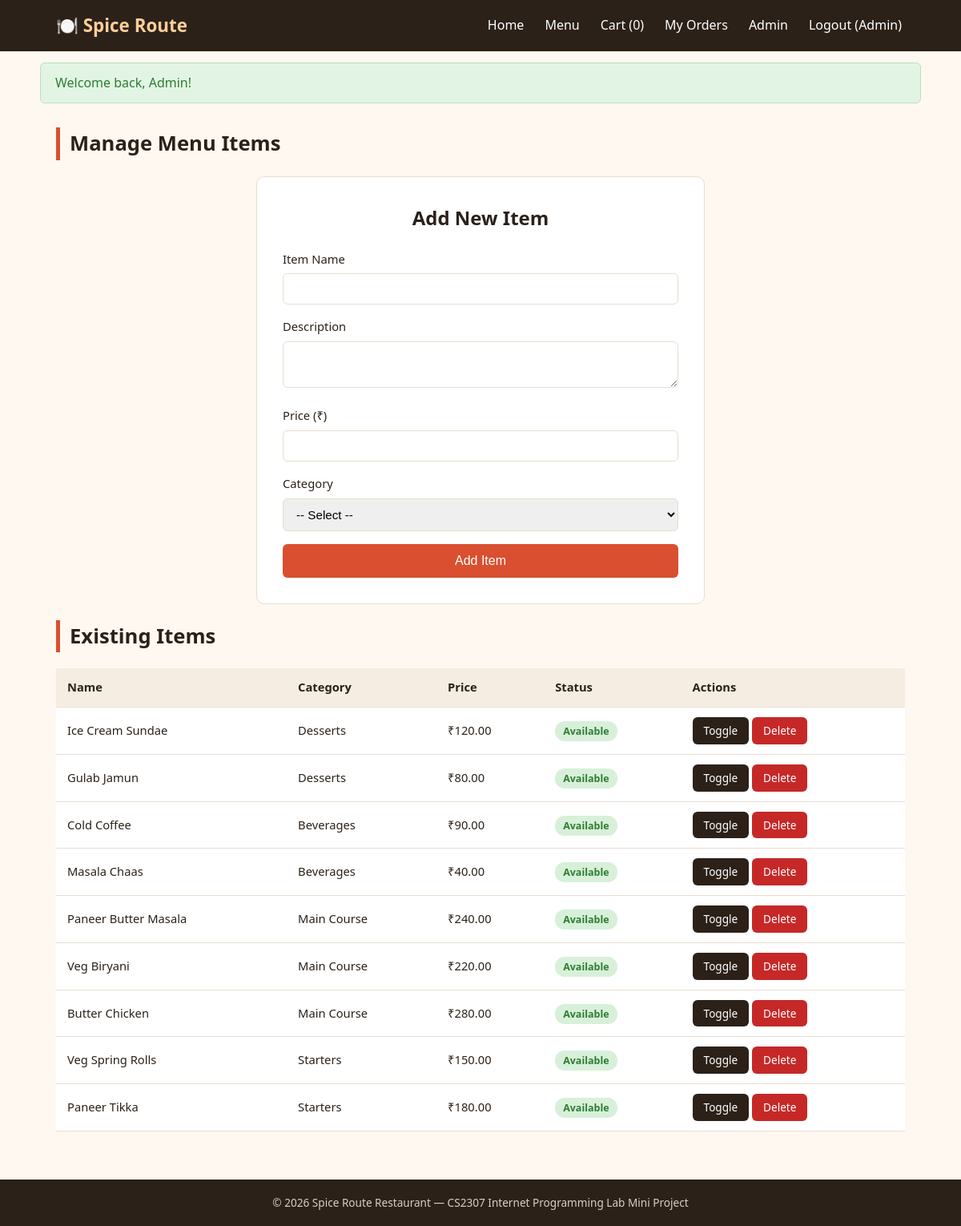
Page /admin/manage_menu.php (signed in) on the committed database.
### tables this page shows
CREATE TABLE IF NOT EXISTS menu_items (
    item_id INT AUTO_INCREMENT PRIMARY KEY,
    category_id INT,
    item_name VARCHAR(100) NOT NULL,
    description VARCHAR(255) DEFAULT NULL,
    price DECIMAL(8,2) NOT NULL,
    image VARCHAR(255) DEFAULT 'default.jpg',
    is_available TINYINT(1) DEFAULT 1,
    FOREIGN KEY (category_id) REFERENCES categories(category_id) ON DELETE SET NULL
);

CREATE TABLE IF NOT EXISTS categories (
    category_id INT AUTO_INCREMENT PRIMARY KEY,
    category_name VARCHAR(50) NOT NULL
);

### includes/functions.php (called while the page is built, shortened)
<?php
function clean($value) {
    return htmlspecialchars(trim($value), ENT_QUOTES, 'UTF-8');
}
?>

### admin/manage_menu.php (the view, shortened to what this page needs)
<?php
require_once '../includes/functions.php';
require_once '../includes/db.php';
$items = $conn->query("SELECT m.*, c.category_name FROM menu_items m LEFT JOIN categories c ON m.category_id = c.category_id ORDER BY m.item_id DESC");
include '../includes/header.php';
?>
<h1 class="section-title">Manage Menu Items</h1>
<div class="form-card" style="max-width:560px;">
    <h2>Add New Item</h2>
    <form method="POST" action="manage_menu.php">
        <div class="form-group">
            <label>Item Name</label>
            <input type="text" name="item_name" required>
        </div>
        <div class="form-group">
            <label>Description</label>
            <textarea name="description" rows="2"></textarea>
        </div>
        <div class="form-group">
            <label>Price (₹)</label>
            <input type="number" step="0.01" name="price" required>
        </div>
        <div class="form-group">
            <label>Category</label>
            <select name="category_id" required>
                <option value="">-- Select --</option>
            </select>
        </div>
        <button type="submit" name="add_item" class="btn btn-primary" style="width:100%;">Add Item</button>
    </form>
</div>
<h2 class="section-title">Existing Items</h2>
<table>
    <thead>
        <tr><th>Name</th><th>Category</th><th>Price</th><th>Status</th><th>Actions</th></tr>
    </thead>
    <tbody>
        <?php while ($item = $items->fetch_assoc()): ?>
            <tr>
                <td><?php echo clean($item['item_name']); ?></td>
                <td><?php echo clean($item['category_name'] ?? '-'); ?></td>
                <td>₹<?php echo number_format($item['price'], 2); ?></td>
                <td><?php echo $item['is_available'] ? '<span class="badge Delivered">Available</span>' : '<span class="badge Cancelled">Hidden</span>'; ?></td>
                <td>
                    <a href="manage_menu.php?toggle=<?php echo $item['item_id']; ?>" class="btn btn-small">Toggle</a>
                    <a href="manage_menu.php?delete=<?php echo $item['item_id']; ?>" class="btn btn-small btn-danger" onclick="return confirm('Delete this item?');">Delete</a>
                </td>
            </tr>
        <?php endwhile; ?>
    </tbody>
</table>
<?php include '../includes/footer.php'; ?>

### css/style.css (style rules this page uses)
:root { --primary: #d94f30; --primary-dark: #b53d22; --dark: #2b2119; --cream: #fff8f0; --gray: #6b6259; --border: #e8ddd0; --success: #2e7d32; --danger: #c62828; }
* { box-sizing: border-box; margin: 0; padding: 0; }
body { font-family: 'Segoe UI', Tahoma, Verdana, sans-serif; background: var(--cream); color: var(--dark); line-height: 1.6; }
a { text-decoration: none; color: inherit; }
.btn { display: inline-block; background: var(--dark); color: #fff; padding: 12px 26px; border-radius: 6px; border: none; cursor: pointer; font-size: 1rem; transition: 0.2s; }
.btn-primary { background: var(--primary); }
.btn-small { padding: 6px 14px; font-size: 0.85rem; }
.btn-danger { background: var(--danger); }
.section-title { font-size: 1.6rem; margin-bottom: 20px; border-left: 5px solid var(--primary); padding-left: 12px; }
.form-card { background: #fff; max-width: 460px; margin: 20px auto; padding: 32px; border-radius: 10px; border: 1px solid var(--border); }
.form-card h2 { margin-bottom: 20px; text-align: center; }
.form-group { margin-bottom: 16px; }
.form-group label { display: block; margin-bottom: 6px; font-weight: 500; font-size: 0.92rem; }
.form-group input, .form-group select, .form-group textarea { width: 100%; padding: 10px 12px; border: 1px solid var(--border); border-radius: 6px; font-size: 0.95rem; }
table { width: 100%; border-collapse: collapse; background: #fff; }
th, td { padding: 12px 14px; border-bottom: 1px solid var(--border); text-align: left; font-size: 0.92rem; }
th { background: #f6ede2; }
.badge { padding: 4px 10px; border-radius: 12px; font-size: 0.78rem; font-weight: 600; }
.badge.Delivered { background: #d8f0da; color: var(--success); }

### rows in the picture
menu_items: item_name "Ice Cream Sundae", category.category_name "Desserts", price "120.00", is_available "Available"
menu_items: item_name "Gulab Jamun", category.category_name "Desserts", price "80.00", is_available "Available"
menu_items: item_name "Cold Coffee", category.category_name "Beverages", price "90.00", is_available "Available"
menu_items: item_name "Masala Chaas", category.category_name "Beverages", price "40.00", is_available "Available"
menu_items: item_name "Paneer Butter Masala", category.category_name "Main Course", price "240.00", is_available "Available"
menu_items: item_name "Veg Biryani", category.category_name "Main Course", price "220.00", is_available "Available"
menu_items: item_name "Butter Chicken", category.category_name "Main Course", price "280.00", is_available "Available"
menu_items: item_name "Veg Spring Rolls", category.category_name "Starters", price "150.00", is_available "Available"
menu_items: item_name "Paneer Tikka", category.category_name "Starters", price "180.00", is_available "Available"

### other values in the picture
cartCount() "0"
$_SESSION['full_name'] "Admin"
$_SESSION['flash_message'] "Welcome back, Admin!"
